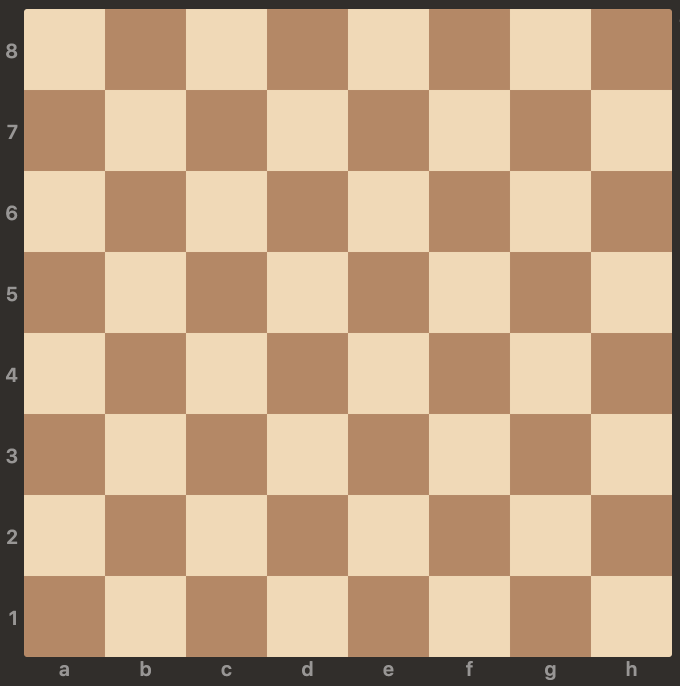
#> input picture opencv_tutorial/chessboard.jpg.png, 1360 x 1372 px, found by its file name (shown at 1/2 size)
$ python 16_Harris_Corner.py
#> lines starting #> are read from the running program, lines starting #| are printed output that depends on the picture
import cv2
import numpy as np

img = cv2.resize(cv2.imread('/home/hsrw-robotics/PhatHuynh/python_test/opencv_tutorial/chessboard.jpg.png'),None,fx=0.5,fy=0.5)
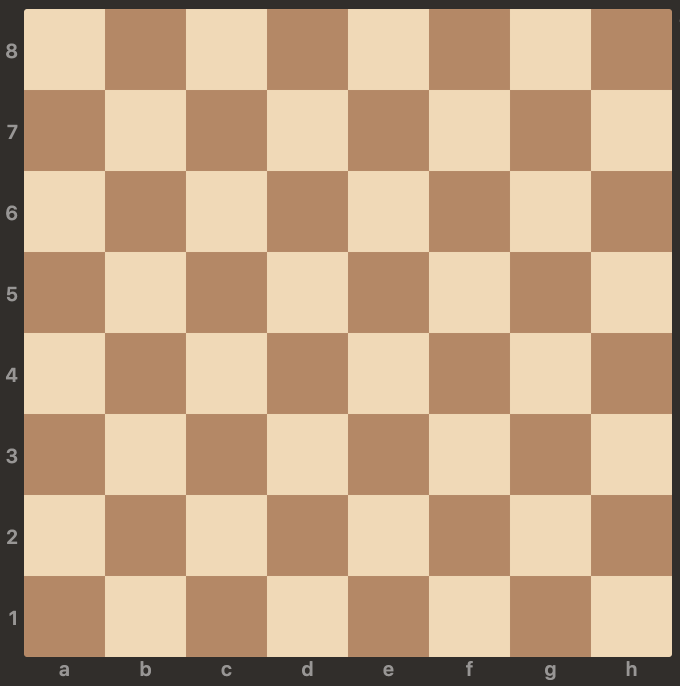
#> img: shape (686, 680, 3); mean B, G, R 132.9, 163.8, 194.2
gray = cv2.cvtColor(img,cv2.COLOR_BGR2GRAY)
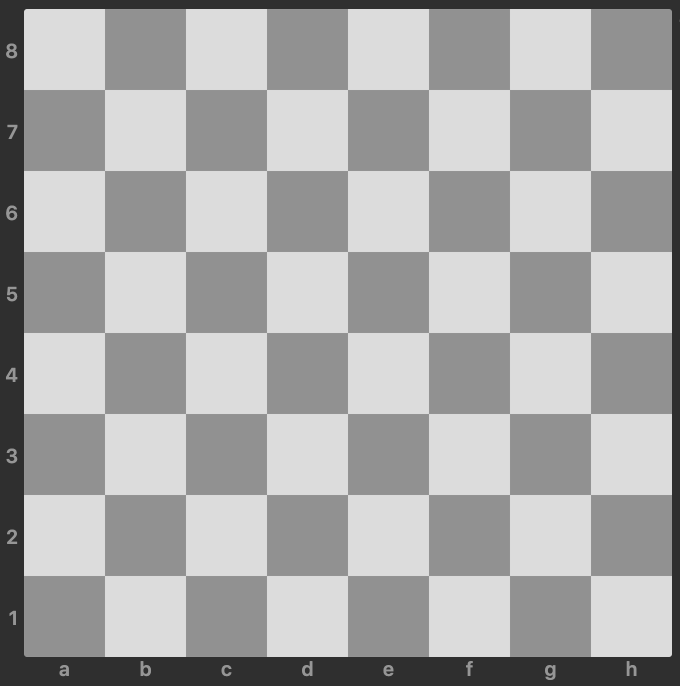
#> gray: shape (686, 680); min 47, max 220, mean 169.3
gray = np.float32(gray)
def nothing(x):
    pass
cv2.namedWindow('Harris')
cv2.createTrackbar('BlockSize','Harris',1,29,nothing)
cv2.createTrackbar('kSize','Harris',1,29,nothing)
cv2.createTrackbar('k','Harris',1,10,nothing)

while(1):
    block = cv2.getTrackbarPos('BlockSize','Harris')
    ksize = cv2.getTrackbarPos('kSize','Harris')
    k = cv2.getTrackbarPos('k','Harris')

    if block == 0:
        block = 1
    elif block%2==0:
        block+1

    if ksize == 0:
        ksize = 1
    elif ksize%2==0:
        ksize = ksize+1


    dst = cv2.cornerHarris(gray,block,ksize,k/100)
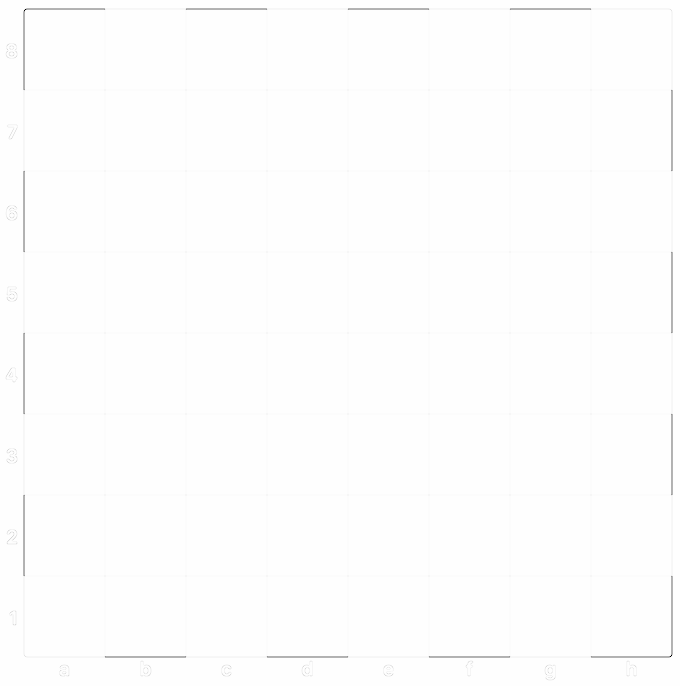
#> dst: shape (686, 680) float32; min -29446902, max 0, mean -70884.6; drawn with min black and max white

    #result is dilated for marking the corners, not important
    dst = cv2.dilate(dst,None)

    # Threshold for an optimal value, it may vary depending on the image.
    img[dst>0.01*dst.max()]=[0,0,255]

    cv2.imshow('dst',img)
    if cv2.waitKey(1) & 0xff == 27:
#> (key Esc is pressed here)
        cv2.destroyAllWindows()
